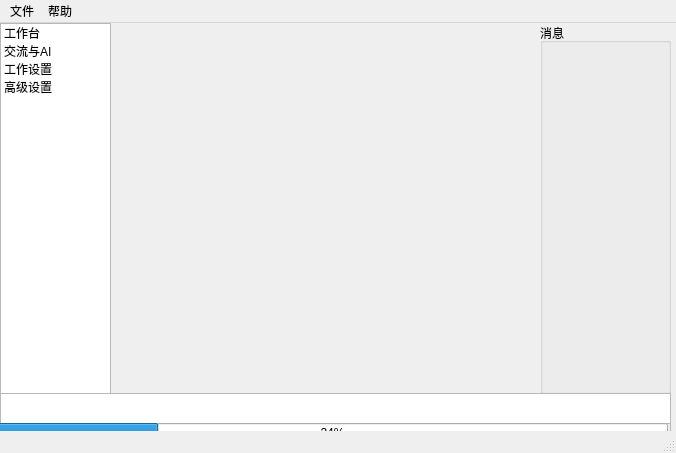
<?xml version="1.0" encoding="UTF-8"?>
<ui version="4.0">
 <class>MainWindow</class>
 <widget class="QMainWindow" name="MainWindow">
  <property name="geometry">
   <rect>
    <x>0</x>
    <y>0</y>
    <width>676</width>
    <height>453</height>
   </rect>
  </property>
  <property name="windowTitle">
   <string>MainWindow</string>
  </property>
  <widget class="QWidget" name="centralwidget">
   <property name="enabled">
    <bool>true</bool>
   </property>
   <widget class="QListWidget" name="listWidget">
    <property name="geometry">
     <rect>
      <x>0</x>
      <y>0</y>
      <width>111</width>
      <height>371</height>
     </rect>
    </property>
    <item>
     <property name="text">
      <string>工作台</string>
     </property>
    </item>
    <item>
     <property name="text">
      <string>交流与AI</string>
     </property>
    </item>
    <item>
     <property name="text">
      <string>工作设置</string>
     </property>
    </item>
    <item>
     <property name="text">
      <string>高级设置</string>
     </property>
    </item>
   </widget>
   <widget class="QStackedWidget" name="stackedWidget">
    <property name="geometry">
     <rect>
      <x>110</x>
      <y>0</y>
      <width>431</width>
      <height>371</height>
     </rect>
    </property>
    <widget class="QWidget" name="page_3"/>
    <widget class="QWidget" name="page_4"/>
   </widget>
   <widget class="QGroupBox" name="groupBox">
    <property name="geometry">
     <rect>
      <x>540</x>
      <y>0</y>
      <width>131</width>
      <height>371</height>
     </rect>
    </property>
    <property name="title">
     <string>消息</string>
    </property>
   </widget>
   <widget class="QFrame" name="frame">
    <property name="enabled">
     <bool>true</bool>
    </property>
    <property name="geometry">
     <rect>
      <x>0</x>
      <y>370</y>
      <width>671</width>
      <height>51</height>
     </rect>
    </property>
    <property name="frameShape">
     <enum>QFrame::StyledPanel</enum>
    </property>
    <property name="frameShadow">
     <enum>QFrame::Raised</enum>
    </property>
    <widget class="QTextBrowser" name="textBrowser">
     <property name="geometry">
      <rect>
       <x>0</x>
       <y>0</y>
       <width>671</width>
       <height>31</height>
      </rect>
     </property>
     <property name="maximumSize">
      <size>
       <width>16777215</width>
       <height>16777215</height>
      </size>
     </property>
    </widget>
    <widget class="QProgressBar" name="progressBar">
     <property name="geometry">
      <rect>
       <x>-3</x>
       <y>30</y>
       <width>671</width>
       <height>20</height>
      </rect>
     </property>
     <property name="value">
      <number>24</number>
     </property>
    </widget>
   </widget>
  </widget>
  <widget class="QStatusBar" name="statusbar"/>
  <widget class="QMenuBar" name="menuBar">
   <property name="geometry">
    <rect>
     <x>0</x>
     <y>0</y>
     <width>676</width>
     <height>22</height>
    </rect>
   </property>
   <widget class="QMenu" name="menu">
    <property name="title">
     <string>文件</string>
    </property>
    <addaction name="actionopen"/>
    <addaction name="actionsave"/>
   </widget>
   <widget class="QMenu" name="menu_2">
    <property name="title">
     <string>帮助</string>
    </property>
    <addaction name="actionsite"/>
   </widget>
   <addaction name="menu"/>
   <addaction name="menu_2"/>
  </widget>
  <action name="actionopen">
   <property name="text">
    <string>open</string>
   </property>
  </action>
  <action name="actionsave">
   <property name="text">
    <string>save</string>
   </property>
  </action>
  <action name="actionsite">
   <property name="text">
    <string>获取支持</string>
   </property>
  </action>
 </widget>
 <resources/>
 <connections/>
</ui>
